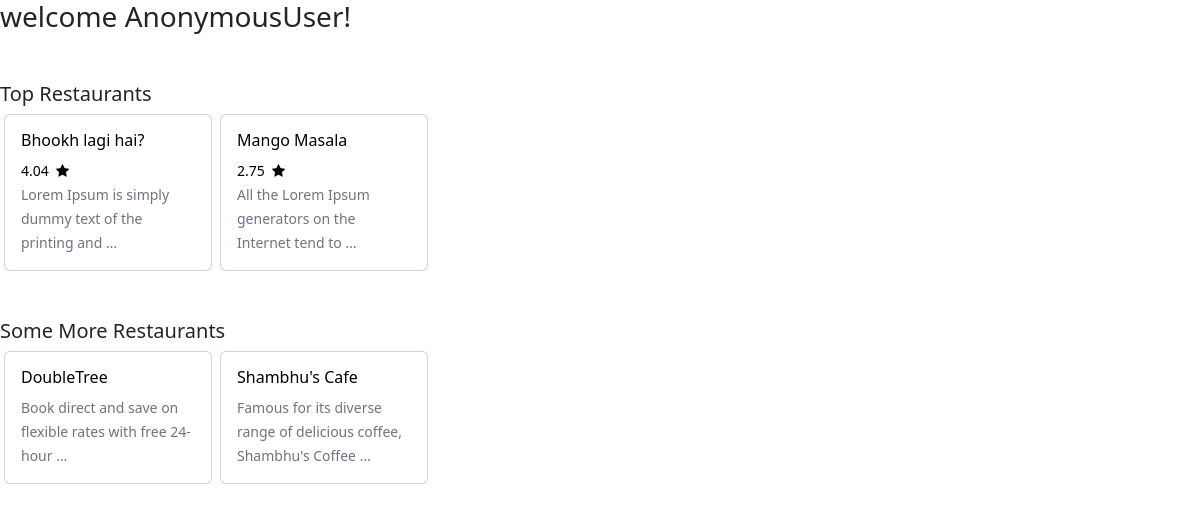
The page / on the database its author committed.
### restaurant/models.py (models this page shows)
class Restaurant(models.Model):
    vendor = models.ForeignKey(Vendor, on_delete=models.CASCADE, related_name='owner')
    name = models.CharField(max_length=255)
    desc = models.TextField(null=True, blank=True)
    location = models.URLField()
    active = models.BooleanField(default=True)
    open_time = models.TimeField()
    close_time = models.TimeField()
    temporary_closed = models.BooleanField(default=False)
    created_at = models.DateTimeField(auto_now_add=True)
    updated_at = models.DateTimeField(auto_now=True)
    objects = RestaurantManager()

### buyer/views.py (the view)
# urls.py: path("", HomePage.as_view(), name="homepage"),
class HomePage(ListView):
    model = Restaurant
    template_name= "buyer/home.html"
    context_object_name = 'restras'
    def get_queryset(self):
        queryset = Restaurant.objects.top_rating().order_by('-ratings')
        return queryset
    def get_context_data(self, **kwargs):
        context = super(HomePage, self).get_context_data(**kwargs)
        context['more_restras'] = Restaurant.objects.exclude(id__in=self.get_queryset().values_list('id', flat=True))
        return context

### restaurant/models.py (called while the page is built)
    def rating(self):
        qs = self.annotate(ratings=Round(Avg('rating__rating')))
        return qs

    def top_rating(self):
        qs = self.rating().filter(ratings__gte=2.5)
        return qs

    def get_queryset(self):
        return RestaurantQuerySet(self.model, using=self._db)

    def top_rating(self):
        return self.get_queryset().top_rating()

### buyer/templates/buyer/home.html (shortened to what this page needs)
{% extends 'base.html' %} {% block content %}
<h3>welcome {{request.user}}!</h3>
{% if restras %}
<div class="mb-5 mt-5">
  <h5>Top Restaurants</h5>
  <div class="d-flex">
    {% for restra in restras %}
    <div class="card mx-1" style="width: 13rem">
      <a
        href="{% url 'buyer:restra-detail' restra.id %}"
        style="text-decoration: none; color: black"
      >
        <div class="card-body">
          <h6 class="card-title">{{ restra.name }}</h6>
          <small class="card-text"
            >{{ restra.ratings }} &nbsp;<i
              class="fa fa-star"
              aria-hidden="true"
            ></i
          ></small>
          <p class="card-text">
            <small class="text-muted">{{ restra.desc|truncatewords:10 }}</small>
          </p>
        </div>
      </a>
    </div>
    {% endfor %}
  </div>
</div>
{% endif %} {% if more_restras %}
<h5>Some More Restaurants</h5>
<div class="d-flex">
  {% for restra in more_restras %}
  <div class="card mx-1" style="width: 13rem">
    <a
      href="{% url 'buyer:restra-detail' restra.id %}"
      style="text-decoration: none; color: black"
    >
      <div class="card-body">
        <h6 class="card-title">{{ restra.name }}</h6>
        <p class="card-text">
          <small class="text-muted">{{ restra.desc|truncatewords:10 }}</small>
        </p>
      </div>
    </a>
  </div>
  {% endfor %}
</div>
{% endif %} {% endblock content %}

### rows shown on the page
Restaurant: name "Bhookh lagi hai?", ratings "4.04", desc "Lorem Ipsum is simply dummy text of the printing and …"
Restaurant: name "Mango Masala", ratings "2.75", desc "All the Lorem Ipsum generators on the Internet tend to …"
Restaurant: name "DoubleTree", desc "Book direct and save on flexible rates with free 24-hour …"
Restaurant: name "Shambhu's Cafe", desc "Famous for its diverse range of delicious coffee, Shambhu's Coffee …"
